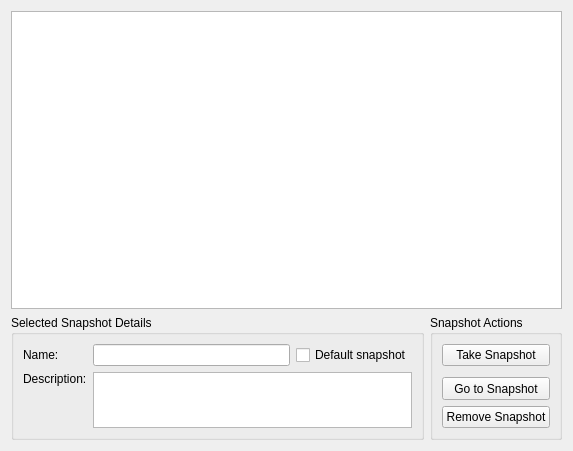
<?xml version="1.0" encoding="UTF-8"?>
<ui version="4.0">
 <class>SnapshotsWindow</class>
 <widget class="QWidget" name="SnapshotsWindow">
  <property name="geometry">
   <rect>
    <x>0</x>
    <y>0</y>
    <width>573</width>
    <height>451</height>
   </rect>
  </property>
  <property name="sizePolicy">
   <sizepolicy hsizetype="Preferred" vsizetype="Preferred">
    <horstretch>0</horstretch>
    <verstretch>0</verstretch>
   </sizepolicy>
  </property>
  <property name="minimumSize">
   <size>
    <width>0</width>
    <height>0</height>
   </size>
  </property>
  <property name="maximumSize">
   <size>
    <width>16777215</width>
    <height>16777215</height>
   </size>
  </property>
  <property name="windowTitle">
   <string>SandboxiePlus - Snapshots</string>
  </property>
  <layout class="QVBoxLayout" name="verticalLayout_2">
   <item>
    <layout class="QVBoxLayout" name="verticalLayout">
     <item>
      <layout class="QGridLayout" name="gridLayout">
       <item row="1" column="0">
        <widget class="QGroupBox" name="groupBox">
         <property name="sizePolicy">
          <sizepolicy hsizetype="Preferred" vsizetype="Ignored">
           <horstretch>0</horstretch>
           <verstretch>0</verstretch>
          </sizepolicy>
         </property>
         <property name="minimumSize">
          <size>
           <width>0</width>
           <height>0</height>
          </size>
         </property>
         <property name="maximumSize">
          <size>
           <width>16777215</width>
           <height>16777215</height>
          </size>
         </property>
         <property name="title">
          <string>Selected Snapshot Details</string>
         </property>
         <layout class="QGridLayout" name="gridLayout_3">
          <item row="0" column="1">
           <widget class="QLineEdit" name="txtName"/>
          </item>
          <item row="1" column="0">
           <widget class="QLabel" name="label_2">
            <property name="text">
             <string>Description:</string>
            </property>
            <property name="alignment">
             <set>Qt::AlignLeading|Qt::AlignLeft|Qt::AlignTop</set>
            </property>
           </widget>
          </item>
          <item row="0" column="0">
           <widget class="QLabel" name="label">
            <property name="text">
             <string>Name:</string>
            </property>
           </widget>
          </item>
          <item row="0" column="2">
           <widget class="QCheckBox" name="chkDefault">
            <property name="toolTip">
             <string>When deleting a snapshot content, it will be returned to this snapshot instead of none.</string>
            </property>
            <property name="text">
             <string>Default snapshot</string>
            </property>
           </widget>
          </item>
          <item row="1" column="1" rowspan="2" colspan="2">
           <widget class="QPlainTextEdit" name="txtInfo"/>
          </item>
         </layout>
        </widget>
       </item>
       <item row="1" column="1">
        <widget class="QGroupBox" name="groupBox_2">
         <property name="maximumSize">
          <size>
           <width>16777215</width>
           <height>125</height>
          </size>
         </property>
         <property name="title">
          <string>Snapshot Actions</string>
         </property>
         <layout class="QGridLayout" name="gridLayout_2">
          <item row="0" column="0">
           <widget class="QPushButton" name="btnTake">
            <property name="text">
             <string>Take Snapshot</string>
            </property>
           </widget>
          </item>
          <item row="1" column="0">
           <spacer name="verticalSpacer">
            <property name="orientation">
             <enum>Qt::Vertical</enum>
            </property>
            <property name="sizeHint" stdset="0">
             <size>
              <width>20</width>
              <height>40</height>
             </size>
            </property>
           </spacer>
          </item>
          <item row="3" column="0">
           <widget class="QPushButton" name="btnRemove">
            <property name="text">
             <string>Remove Snapshot</string>
            </property>
           </widget>
          </item>
          <item row="2" column="0">
           <widget class="QToolButton" name="btnSelect">
            <property name="sizePolicy">
             <sizepolicy hsizetype="Minimum" vsizetype="Fixed">
              <horstretch>0</horstretch>
              <verstretch>0</verstretch>
             </sizepolicy>
            </property>
            <property name="minimumSize">
             <size>
              <width>0</width>
              <height>23</height>
             </size>
            </property>
            <property name="text">
             <string>Go to Snapshot</string>
            </property>
           </widget>
          </item>
         </layout>
        </widget>
       </item>
       <item row="0" column="0" colspan="2">
        <widget class="QTreeView" name="treeSnapshots"/>
       </item>
      </layout>
     </item>
    </layout>
   </item>
  </layout>
 </widget>
 <tabstops>
  <tabstop>btnTake</tabstop>
  <tabstop>treeSnapshots</tabstop>
  <tabstop>btnRemove</tabstop>
  <tabstop>txtName</tabstop>
  <tabstop>txtInfo</tabstop>
 </tabstops>
 <resources/>
 <connections/>
</ui>
